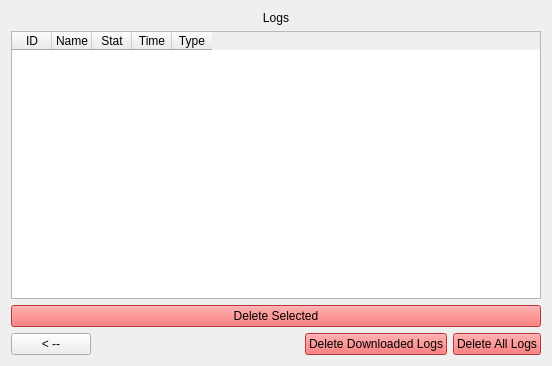
<?xml version="1.0" encoding="UTF-8"?>
<ui version="4.0">
 <class>Page</class>
 <widget class="QWidget" name="Page">
  <property name="geometry">
   <rect>
    <x>0</x>
    <y>0</y>
    <width>552</width>
    <height>366</height>
   </rect>
  </property>
  <property name="windowTitle">
   <string>Form</string>
  </property>
  <layout class="QGridLayout" name="gridLayout">
   <item row="0" column="0">
    <layout class="QVBoxLayout" name="verticalLayout">
     <item>
      <widget class="QLabel" name="labelTitle">
       <property name="text">
        <string>Logs</string>
       </property>
       <property name="alignment">
        <set>Qt::AlignCenter</set>
       </property>
      </widget>
     </item>
     <item>
      <widget class="QTableWidget" name="tableWidget">
       <property name="selectionMode">
        <enum>QAbstractItemView::SingleSelection</enum>
       </property>
       <property name="selectionBehavior">
        <enum>QAbstractItemView::SelectRows</enum>
       </property>
       <attribute name="horizontalHeaderDefaultSectionSize">
        <number>40</number>
       </attribute>
       <attribute name="horizontalHeaderMinimumSectionSize">
        <number>10</number>
       </attribute>
       <attribute name="verticalHeaderVisible">
        <bool>false</bool>
       </attribute>
       <column>
        <property name="text">
         <string>ID</string>
        </property>
       </column>
       <column>
        <property name="text">
         <string>Name</string>
        </property>
       </column>
       <column>
        <property name="text">
         <string>Stat</string>
        </property>
       </column>
       <column>
        <property name="text">
         <string>Time</string>
        </property>
       </column>
       <column>
        <property name="text">
         <string>Type</string>
        </property>
       </column>
      </widget>
     </item>
     <item>
      <widget class="QPushButton" name="buttonDeleteSelected">
       <property name="styleSheet">
        <string notr="true">QPushButton{
	background-color:rgb(255, 73, 73);
}</string>
       </property>
       <property name="text">
        <string>Delete Selected</string>
       </property>
      </widget>
     </item>
     <item>
      <layout class="QHBoxLayout" name="horizontalLayout">
       <item>
        <widget class="QPushButton" name="buttonExit">
         <property name="text">
          <string>&lt; --</string>
         </property>
        </widget>
       </item>
       <item>
        <spacer name="horizontalSpacer">
         <property name="orientation">
          <enum>Qt::Horizontal</enum>
         </property>
         <property name="sizeHint" stdset="0">
          <size>
           <width>40</width>
           <height>20</height>
          </size>
         </property>
        </spacer>
       </item>
       <item>
        <widget class="QPushButton" name="pushButton">
         <property name="styleSheet">
          <string notr="true">QPushButton{
	background-color:rgb(255, 73, 73);
}</string>
         </property>
         <property name="text">
          <string>Delete Downloaded Logs</string>
         </property>
        </widget>
       </item>
       <item>
        <widget class="QPushButton" name="buttonDeleteAll">
         <property name="styleSheet">
          <string notr="true">QPushButton{
	background-color:rgb(255, 73, 73);
}</string>
         </property>
         <property name="text">
          <string>Delete All Logs</string>
         </property>
        </widget>
       </item>
      </layout>
     </item>
    </layout>
   </item>
  </layout>
 </widget>
 <resources/>
 <connections>
  <connection>
   <sender>buttonExit</sender>
   <signal>clicked()</signal>
   <receiver>Page</receiver>
   <slot>exitPressed()</slot>
   <hints>
    <hint type="sourcelabel">
     <x>95</x>
     <y>354</y>
    </hint>
    <hint type="destinationlabel">
     <x>10</x>
     <y>204</y>
    </hint>
   </hints>
  </connection>
  <connection>
   <sender>buttonDeleteSelected</sender>
   <signal>clicked()</signal>
   <receiver>Page</receiver>
   <slot>deletePressed()</slot>
   <hints>
    <hint type="sourcelabel">
     <x>351</x>
     <y>317</y>
    </hint>
    <hint type="destinationlabel">
     <x>8</x>
     <y>168</y>
    </hint>
   </hints>
  </connection>
  <connection>
   <sender>buttonDeleteAll</sender>
   <signal>clicked()</signal>
   <receiver>Page</receiver>
   <slot>deleteAllLogsPressed()</slot>
   <hints>
    <hint type="sourcelabel">
     <x>465</x>
     <y>354</y>
    </hint>
    <hint type="destinationlabel">
     <x>6</x>
     <y>241</y>
    </hint>
   </hints>
  </connection>
  <connection>
   <sender>tableWidget</sender>
   <signal>itemSelectionChanged()</signal>
   <receiver>Page</receiver>
   <slot>selectedChanged()</slot>
   <hints>
    <hint type="sourcelabel">
     <x>93</x>
     <y>96</y>
    </hint>
    <hint type="destinationlabel">
     <x>8</x>
     <y>93</y>
    </hint>
   </hints>
  </connection>
  <connection>
   <sender>pushButton</sender>
   <signal>clicked()</signal>
   <receiver>Page</receiver>
   <slot>deleteDownloadedPressed()</slot>
   <hints>
    <hint type="sourcelabel">
     <x>249</x>
     <y>333</y>
    </hint>
    <hint type="destinationlabel">
     <x>3</x>
     <y>272</y>
    </hint>
   </hints>
  </connection>
 </connections>
 <slots>
  <slot>exitPressed()</slot>
  <slot>rowPressed()</slot>
  <slot>deletePressed()</slot>
  <slot>deleteAllLogsPressed()</slot>
  <slot>selectedChanged()</slot>
  <slot>deleteDownloadedPressed()</slot>
 </slots>
</ui>
